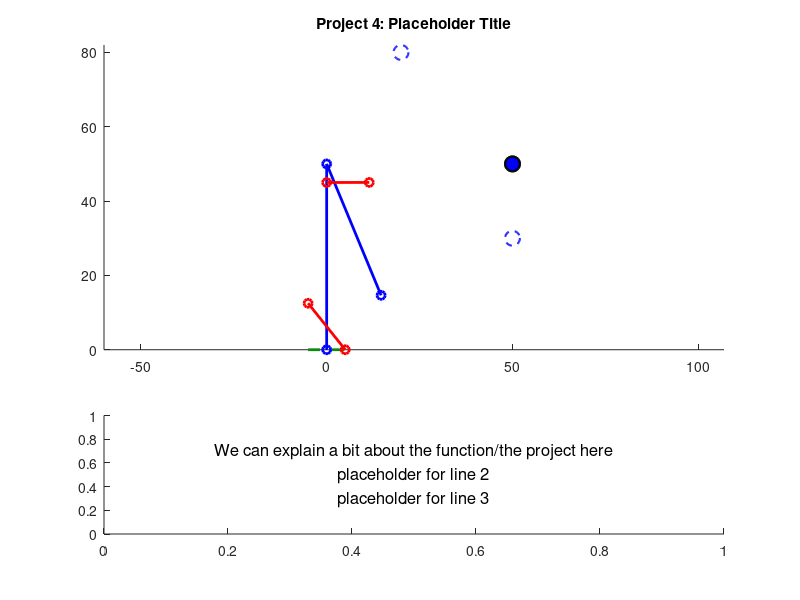

Write the MATLAB code that produced this figure.
function [] = mechanism_Beard_Hall(initX, initY, finalX, finalY, speed)
%% Function Description
%{
This function mechanism_Beard_Hall takes inputs ______ and animates a
hydraulic robotic claw arm that can move an object.


initX, initY: the initial x and y positions for the object to be moved
finalX, finalY: the position the object should be moved to.
speed: the animation speed, piston length change per second
%}


close all %closes any windows that are open still

%mechanism_Beard_Hall(beta1, beta2, beta3, beta4, speed, L, R0)

% TODO remove before submission but these are placeholders so we can easily
% test
if nargin < 4
        initX = 20;
        initY = 80;
        finalX = 50;
        finalY = 30;
        speed = 3;
    end

%TODO 
%{ 
TODO: add a paragraph explaining how to use the program, a 2 explaining 
how to use the program, along with any relevant background, such as how you
decided on any constant parameters (e.g. "we measured the link lengths from
this bench press on campus; see attached photo"). You may want some parameters
(e.g. some link lengths) to be input by the user, but you could provide default 
values. You get to decide.

Grades based off of:
- originality
- technical difficulty
- execution
- clarity of animation and how to use it
- good documentation

=======

%}

%{
This is an open-ended design project that builds on the expertise you 
gained in the first two projects. The goal is to use Matlab to animate a 
compound mechanism, meaning a mechanism containing at least 2 closed kinematic chains. 
Simple examples include exercise mechanisms (squat press, bench press, shoulder press, elliptical trainer) such as those found in the outdoor fitness park behind the Olympic Oval. Each of these compound mechanisms has a mobility of one. Another example would be the front end loader mechanism on page 25 of the Lecture 1 slides, which has a mobility of 2. 

You can decide which inputs the user can specify and how they should specify these. 
For example, for the front end loader, the user could specify the starting 
bucket position and bucket angle and the final bucket position and angle, and the code could smoothly animate the mechanism's motion from the start to the finish and back, as well as plotting the displacement of the two control pistons versus time.

The header comment of the m-file should contain a paragraph or 2 explaining 
how to use the program, along with any relevant background, such as how you decided on any constant parameters (e.g. "we measured the link lengths from this bench press on campus; see attached photo"). You may want some parameters (e.g. some link lengths) to be input by the user, but you could provide default values. You get to decide.

The project grade will be based on originality, 
technical difficulty, execution, clarity 
(of the animation and its operation), and documentation. 
You will demonstrate and explain your project to the TA or instructor at a tutorial.

List of Topics and Sub-Modules for Project 4

%}

%=============================================================================
%% inputs and constraints

    % initX and initY, coordinates for the object to be moved from

    % finalX and finalY, coordinates for the object to be moved to

    % All coordinate inputs must fall within a semicircle with a radius of the arm's
    % maximum length, ie sum of hardcoded lengths for link 1 and link 2, and
    % both y coordinate inputs must be positive (might be a good idea to
    % have an offset equal to half the height of the movable object for
    % simple math)

%% plot elements:

    %{
    variable legend: 
    
    Given inputs: 
    initX, initY:   the initial x and y positions for the object to be moved
    finalX, finalY: the position the object should be moved to.
    speed:          the animation speed, rads/s of ___(whatever we consider the base link)____
    
        

    Defined within function:

    SCALAR  link1:  fixed length of link 1
    SCALAR  link2:  fixed length of link 2
    
    SCALAR  x0, y0: (fixed origin of link 1)
    

    ARRAY: x1, y1 (end of link 1, changing) 

    %}

% ground, both for the mechanism and maybe the lower limit of where the
% object can be moved to

% link 1, attached to ground

% link 2, attached to end of link 1, other end will be the bucket/claw/etc

% crank 1, input for link 1 angular position, slides along link 1 and is
% fixed to ground

% crank 2, input for link 2 angular position, slides along link 2 and is
% fixed to link 1

% movable object

% grabbing mechanism

% maybe some visual indicators of the initial and final positions (we could have pale dotted objects represent these positions and have the object itself in a brighter solid line colour)

%initialize fixed parameters
link1Lgth = 50;
pst1Link1 = link1Lgth*0.25; %point where piston 1 attaches to link 1 mesaured from ground
pst1Grnd = link1Lgth*0.1; %point where piston 1 attaches to ground measured as distance from arm base/origin
link2Lgth = 50;
pst2Link2 = link2Lgth*0.25; %point where piston 2 attaches to link 2 measured along link 2 from elbow
pst2Link1 = link1Lgth*0.1; %point where piston 2 attaches to link 1 measured along link 1 from elbow
%% PST2LINK1 WILL NEED TO BE SUBTRACTED FROM LINK 1 TO GET RIGHT LENGTH FOR THE PLOT

maxReach = link1Lgth + link2Lgth; %This length, as a diagonal, will be used to establish a square of acceptable coordinates?

%% Arrays, hard coded default position assumes link 1 points straight up and link 2 is at -pi/4 radians from + x axis
%% for the following 2 arrays, first index is the piston or link number, and the second index is the specific position
%% 1 = default position, 2 = initial position of object, 3 = final position
%% Angles needed for calculating piston lengths
linkAng = [pi/2, 0, 0; -pi/4, 0, 0];
%% Pistion lengths associated with default, initial, and final positions
pstKeyFrames = [sqrt(pst1Grnd^2+pst1Link1^2-2*pst1Grnd*pst1Link1*cos(linkAng(1,1))),0,0; sqrt(pst2Link1^2+pst2Link2^2-2*pst2Link1*pst2Link2*cos(linkAng(2,1))),0,0];

%% Arrays to be filled with frame specific angle or length data based on 
%% interpolation between values contained in the arrays above
linkPlotAng = zeros(2,0); %link angles
pstPlotLgth = zeros(2,0); %piston lengths
pstPlotAng = zeros(2,0); %piston angles

% Arrays to be filled with coordinate data
% 1st row is x coords, 2nd row is y coords, column is frame
pst1End = zeros(2,0);
pst2Start = zeros(2,0);
pst2End = zeros(2,0);
link1End = zeros(2,0);
link2End = zeros(2,0);

%% position states and motion

%the origin (fixed side of link 1)
x0 = 0;
y0 = 0;

%link 1 initial coordinates
x1(1) = x0; %TODO PLACEHOLDERS change to depend on angle
y1(1) = y0 + link1Lgth;

%link 2 coordinates
x2(1) = x1 + link2Lgth; %TODO PLACEHOLDERS change to depend on angle
y2(1) = y1;

% initial, moving free end of link 2 from default position to init
% coordinates specified by user

% final, moving links 1 and 2 such that the arm moves smoothly between init
% and final coordinates in a way that is physically possible

% return to default position, go from final position back to default
% position

%% Calculating initial and final position data (CURRENTLY FOR 1ST QUADRANT ONLY)
%% initial position
    %Convert init coordinates to a position vector
    iPosLgth = hypot(initX, initY);
    iPosAng = atan2(initX, initY);
    %Calculate link angles from triangle made with init position vector
    linkAng(1,2) = acos((link1Lgth^2 + iPosLgth^2 - link2Lgth^2)/(2*link1Lgth*iPosLgth)) + iPosAng;
    linkAng(2,2) = acos((link1Lgth^2 + link2Lgth^2 - iPosLgth^2)/(2*link1Lgth*link2Lgth));
    %Calculate piston lengths
    pstKeyFrames(1,2) = sqrt(pst1Grnd^2+pst1Link1^2-2*pst1Grnd*pst1Link1*cos(linkAng(1,2)));
    pstKeyFrames(2,2) = sqrt(pst2Link1^2+pst2Link2^2-2*pst2Link1*pst2Link2*cos(linkAng(2,2)));
    
    %superfluous but keeping around just in case
    %{
    %Get the angle of link 2 relative to the positive x axis for plotting
    lnk2PltAng(2) = (link1Ang(2) - 180) + link2Ang(2);
    %Calculate piston angles for plotting
    pst1PltAng(2) = asin((pst1Link1*sin(link1Ang(2)))/pst1KeyFrames(2));
    pst2PltAng(2) = (link1Ang(2) - asin((pst2Link2*sin(link2Ang(2)))/pst2KeyFrames(2))); %relative to positive x axis
    %}
    
%% final position
    %Convert init coordinates to a position vector
    fPosLgth = hypot(finalX, finalY);
    fPosAng = atan2(finalX, finalY);
    %Calculate link angles from triangle made with init position vector
    linkAng(1,3) = acos((link1Lgth^2 + fPosLgth^2 - link2Lgth^2)/(2*link1Lgth*fPosLgth)) + fPosAng;
    linkAng(2,3) = acos((link1Lgth^2 + link2Lgth^2 - fPosLgth^2)/(2*link1Lgth*link2Lgth));
    %Calculate piston lengths
    pstKeyFrames(1,3) = sqrt(pst1Grnd^2+pst1Link1^2-2*pst1Grnd*pst1Link1*cos(linkAng(1,3)));
    pstKeyFrames(2,3) = sqrt(pst2Link1^2+pst2Link2^2-2*pst2Link1*pst2Link2*cos(linkAng(2,3)));
    
    %superfluous but want to keep around just in case
    %{
    %Get the angle of link 2 relative to the positive x axis for plotting
    link2PltAng(3) = (link1Ang(3) - 180) + link2Ang(3);
    %Calculate piston angles for plotting
    pst1PltAng(3) = asin((pst1Link1*sin(link1Ang(3)))/pst1KeyFrames(3));
    pst2PltAng(3) = (link1Ang(3) - asin((pst2Link2*sin(link2Ang(3)))/pst2KeyFrames(2))); %relative to positive x axis
    %}
   

%% Creating frames for animation
    fps = 60; %frames per second [frames/second]
    pstFrameStep = speed/60; %piston length change per frame    
    
    
    %% defualt to initial

    %initialize the first frame for this motion
    pstPlotLgth(1,1) = pstKeyFrames(1,1);
    pstPlotLgth(2,1) = pstKeyFrames(2,1);

    %Calculate total required frames based on which piston needs more steps
    %to get into the new position
    diTotal = ceil(max(abs((pstKeyFrames(1,2) - pstKeyFrames(1,1))/pstFrameStep), abs((pstKeyFrames(2,2) - pstKeyFrames(2,1))/pstFrameStep)));
  
    %once for each piston
    for i = 1:2 
        %for tracking when pistons are done moving to the new position
        pstDone = false;
        %for determining whether to increase or decrease a piston
        if pstKeyFrames(i,1) < pstKeyFrames(i,2) %Increase the value if initial is greater than default position
            sign = 1;
        elseif pstKeyFrames(i,1) > pstKeyFrames(i,2) %decrease the value if initial is less than default position
            sign = -1;
        end
        %for each frame in the current motion
        for j = 2:diTotal
            %If the current piston isn't in its final position
            if pstDone == false
                %change the position by the step size in the determined
                %direction
                pstPlotLgth(i,j) = pstPlotLgth(i,(j-1)) + pstFrameStep*sign;
            else
                %set the current frame to the same position as the last
                %frame
                pstPlotLgth(i,j) = pstPlotLgth(i,j-1);
            end
            %if current frame's position is within a step size of the
            %initial position
            if abs(pstPlotLgth(i,j) - pstKeyFrames(i,2)) < pstFrameStep
                %Stop moving this piston during this motion
                pstDone = true;
            end
        end
    end

    %% initial to final
    
    %Calculate total required frames based on which piston needs more steps
    %to get into the new position
    ifTotal = ceil(max(abs((pstKeyFrames(1,3) - pstKeyFrames(1,2))/pstFrameStep), abs((pstKeyFrames(2,3) - pstKeyFrames(2,2))/pstFrameStep)));

    %once for each piston
    for i = 1:2 
        %for tracking when pistons are done moving to the new position
        pstDone = false;
        %for determining whether to increase or decrease a piston
        if pstKeyFrames(i,2) < pstKeyFrames(i,3) %Increase the value if final is greater than initial position
            sign = 1;
        elseif pstKeyFrames(i,2) > pstKeyFrames(i,3) %decrease the value if final is less than initial position
            sign = -1;
        end
        %for each frame in the current motion
        for j = (diTotal + 1):(diTotal + ifTotal)
            %If the current piston isn't in its final position
            if pstDone == false
                %change the position by the step size in the determined
                %direction
                pstPlotLgth(i,j) = pstPlotLgth(i,(j-1)) + pstFrameStep*sign;
            else
                %set the current frame to the same position as the last
                %frame
                pstPlotLgth(i,j) = pstPlotLgth(i,j-1);
            end
            %if current frame's position is within a step size of the
            %initial position
            if abs(pstPlotLgth(i,j) - pstKeyFrames(i,3)) < pstFrameStep
                %Stop moving this piston during this motion
                pstDone = true;
            end
        end
    end

    %% final back to default

    %Calculate total required frames based on which piston needs more steps
    %to get into the new position
    fdTotal = ceil(max(abs((pstKeyFrames(1,1) - pstKeyFrames(1,3))/pstFrameStep), abs((pstKeyFrames(2,1) - pstKeyFrames(2,3))/pstFrameStep)));
 
    %once for each piston
    for i = 1:2 
        %for tracking when pistons are done moving to the new position
        pstDone = false;
        %for determining whether to increase or decrease a piston
        if pstKeyFrames(i,3) < pstKeyFrames(i,1) %Increase the value if default is greater than final position
            sign = 1;
        elseif pstKeyFrames(i,3) > pstKeyFrames(i,1) %decrease the value if default is less than final position
            sign = -1;
        end
        %for each frame in the current motion
        for j = (diTotal + ifTotal + 1):(diTotal + ifTotal + fdTotal)
            %If the current piston isn't in its final position
            if pstDone == false
                %change the position by the step size in the determined
                %direction
                pstPlotLgth(i,j) = pstPlotLgth(i,(j-1)) + pstFrameStep*sign;
            else
                %set the current frame to the same position as the last
                %frame
                pstPlotLgth(i,j) = pstPlotLgth(i,j-1);
            end
            %if current frame's position is within a step size of the
            %initial position
            if abs(pstPlotLgth(i,j) - pstKeyFrames(i,1)) < pstFrameStep
                %Stop moving this piston during this motion
                pstDone = true;
            end
        end
    end
    
    %Calculate angles of all plot elements relative to positive x axis for each
    %frame based on piston lengths
    for i = 1:length(pstPlotLgth)
        pstPlotAng(1,i) = pi - acos((pstPlotLgth(1,i)^2+pst1Grnd^2-pst1Link1^2)/(2*pstPlotLgth(1,i)*pst1Grnd));
        linkPlotAng(1,i) = acos((pst1Link1^2+pst1Grnd^2-pstPlotLgth(1,i)^2)/(2*pst1Link1*pst1Grnd));
        pstPlotAng(2,i) = linkPlotAng(1,i) - acos((pst2Link1^2+pstPlotLgth(2,i)^2-pst2Link2^2)/(2*pst2Link1*pstPlotLgth(2,i)));
        linkPlotAng(2,i) = (linkPlotAng(1,i) - pi) + acos((pst2Link1^2+pst2Link2^2-pstPlotLgth(2,i)^2)/(2*pst2Link1*pst2Link2));
    end
    
    %calculate per frame plot element coordinates
    for i = 1:length(pstPlotLgth)
        %coordinates of the end of link 1
        link1End(1,i) = link1Lgth*cos(linkPlotAng(1,i));
        link1End(2,i) = link1Lgth*sin(linkPlotAng(1,i));
        %coordinates of the end of link 2
        link2End(1,i) = link1Lgth*cos(linkPlotAng(1,i)) + link2Lgth*cos(linkPlotAng(2,i));
        link2End(2,i) = link1Lgth*sin(linkPlotAng(1,i)) + link2Lgth*sin(linkPlotAng(2,i));
        %coordinates of the end of piston 1, start is fixed at (pst1Grnd, 0)
        pst1End(1,i) = pstPlotLgth(1,i)*cos(pstPlotAng(1,i));
        pst1End(2,i) = pstPlotLgth(1,i)*sin(pstPlotAng(1,i));
        %coordinates of the start of piston 2 along link 1
        pst2Start(1,i) = (link1Lgth - pst2Link1)*cos(linkPlotAng(1,i));
        pst2Start(2,i) = (link1Lgth - pst2Link1)*sin(linkPlotAng(1,i));
        %coordinates of the end of piston 2 along link 2
        pst2End(1,i) = link1Lgth*cos(linkPlotAng(1,i)) + pst2Link2*cos(pstPlotAng(2,i));
        pst2End(2,i) = link1Lgth*sin(linkPlotAng(1,i)) + pst2Link2*sin(pstPlotAng(2,i));
    end
    %% Possible constraints
%{
    1. Position of ends of link 1 and link 2 must always be in the first 2
    quadrants relative to the origin where link 1 attached to the ground
    2. Input angle for crank 1 must be between 0 and pi rads, while crank 2
    can rotate between 0 and 2 pi rads (one-way or both ways)
    3. Links will only move one at a time
%}

%moveable object parameters:
radius = 2; 

%params for current center position of the object TODO placeholder
objX(1) = x2(1);% TODO Change to be the actual current position of the object instead of placeholders
objY(1) = y2(1);%

obj_pos = [objX - radius, objY - radius, 2*radius, 2*radius];

%% Animations
% TODO: move code below this up only when variables are needed further up

%% Creating Figure
% figure('Position', [100, 100, 1200, 600]) %makes the empty figure for the animation
    clf %clears figure if this function is run multiple times in a row
    set(gcf, 'Color', '#D3E2E8'); %makes the background blue


ax1 = subplot(3, 1, [1 2]); %adds the plot, maybe leaving space for a text box at (2 1 2) that can explain ?
hold on %allows everything here to be added to same figure

title('Project 4: Placeholder Title');


axis equal % sets axes to equal

    % Initial frame
    
        %plot object handles
            ground = line([(x0 -5) (x0+5)],[0 0],'linewidth', 2,'color','#0C8A11', 'LineStyle', '--'); %plot object for ground, does not need updating per frame

            links = plot([x0 link1End(1,1) link2End(1,1)],[y0 link1End(2,1) link2End(2,1)],'-o','linewidth',2, 'Color', 'b'); %plot obejct for rocker arm, spans from p0-p3
            
            piston1 = plot([pst1Grnd pst1End(1,1)],[0 pst1End(2,1)],'-o','linewidth',2, 'Color', 'r'); %plots piston connected to ground

            piston2 = plot([pst2Start(1,1) pst2End(1,1)],[pst2Start(2,1) pst2End(2,1)],'-o','linewidth',2, 'Color', 'r'); %plots piston at link elbow
            
            m_object = rectangle('Position', obj_pos,...
                 'Curvature', [1 1], 'FaceColor', 'b', 'EdgeColor', 'k', 'LineWidth', 1.5);
    
            % initial and final object positions: (should not move)
             init_object = rectangle('Position', [initX - radius, initY - radius, 2*radius, 2*radius],...
                 'Curvature', [1 1], 'FaceColor', 'w', 'EdgeColor', 'b', 'LineWidth', 1.5, 'LineStyle', '--');

             final_object = rectangle('Position', [finalX - radius, finalY - radius, 2*radius, 2*radius],...
                 'Curvature', [1 1], 'FaceColor', 'w', 'EdgeColor', 'b', 'LineWidth', 1.5, 'LineStyle', '--');

            
            % moveable object
            m_object = rectangle('Position', obj_pos,...
                 'Curvature', [1 1], 'FaceColor', 'b', 'EdgeColor', 'k', 'LineWidth', 1.5);


    

 ax2 = subplot(3, 1, 3); %text box


        str = {'We can explain a bit about the function/the project here',... ...
            'placeholder for line 2',...
            'placeholder for line 3',...
            };
        
        text(0.5, 0.5, str, ...
            'HorizontalAlignment', 'center', ...
            'VerticalAlignment', 'middle', ...
            'FontSize', 12);
                    
        hold off


%% Frame updates for both plots

    timestep = 1/fps; % fps inverted gives seconds per frame
    for i = 2:length(pstPlotLgth)
        pause(timestep) %shows previous frame for timestep length
                
        %sets objects to next position
        %set(link4,'XData',[x0 x3(n)],'YData',[y0 y3(n)]);   %error in cases
        set(links,'XData',[x0 link1End(1,i) link2End(2,i)],'YData',[y0 link1End(2,i) link2End(2,i)]);
        set(piston1,'XData',[pst1Grnd pst1End(1,i)],'YData',[0 pst1End(2,i)]);
        set(piston2,'XData',[pst2Start(1,i) pst2End(1,i)],'YData',[pst2Start(2,i) pst2End(2,i)]);

    end %update end

end %function end
